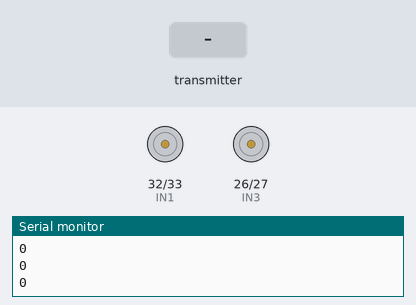
This sketch was run on a simulated ESP32. On the bench: motor-driver pin pairs drawn as motors (green arrow = first pin HIGH = forward, orange = second pin HIGH = backward, longer = more drive, scaled by the enable pin), the last lines printed to the serial monitor. The inputs (shaded band) are chosen by the test bench.

Above: at 1.2 s.
1.3 s: the transmitter starts sending cmd = 1
At 2.4 s:
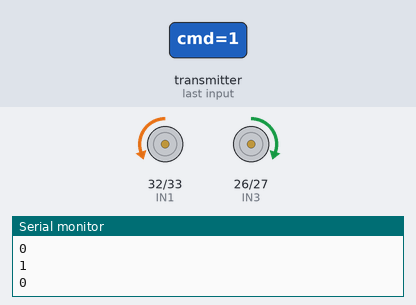
2.8 s: the transmitter starts sending spid = 1
At 3.7 s:
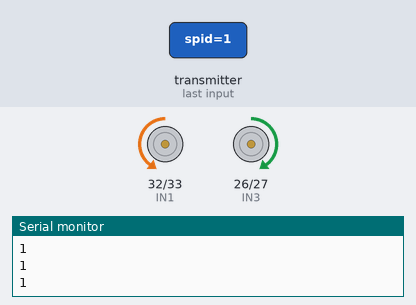
4.3 s: the transmitter starts sending cmd = 0
At 4.8 s:
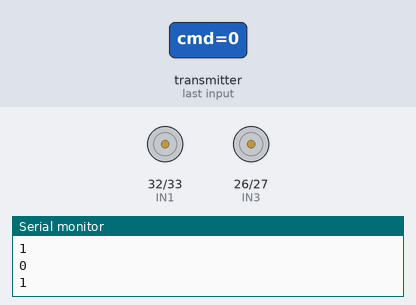
5.8 s: the transmitter starts sending spid = 0
Timing chart, 0 to 8.3 s (numbered marks = the images above; inputs shaded):
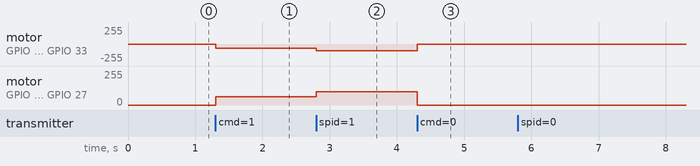

Measured:
- after the input at 1.3 s, motor on GPIO 32 (IN1) / GPIO 33 (IN2): stopped → backward 62/255 at once; motor on GPIO 26 (IN3) / GPIO 27 (IN4): stopped → forward 62/255 at once
- after the input at 2.8 s, motor on GPIO 32 (IN1) / GPIO 33 (IN2): backward 62/255 → backward 100/255 at once; motor on GPIO 26 (IN3) / GPIO 27 (IN4): forward 62/255 → forward 100/255 at once
- after the input at 4.3 s, motor on GPIO 32 (IN1) / GPIO 33 (IN2): backward 100/255 → stopped at once; motor on GPIO 26 (IN3) / GPIO 27 (IN4): forward 100/255 → stopped at once

The sketch:

receiver.ino
```cpp
#include <analogWrite.h>

//This is a code of receiver

#include <esp_now.h>
#include <WiFi.h>

// Define variables to store incoming readings
// structure type should match with senders data
typedef struct struct_message {
  int x,y,cmd;
  int spid;
} struct_message;

// Create a structured object in which we will store incoming values
struct_message myData;

struct_message incomingReadings;

esp_now_peer_info_t peerInfo;

// Callback when data is received
void OnDataRecv(const uint8_t * mac, const uint8_t *incomingData, int len) {
  memcpy(&myData, incomingData, sizeof(myData));
  Serial.print("Bytes received: ");
  Serial.println(len);
  Serial.println(myData.spid);

}

// Use appropriate pins from the Notion ESP32 resources
const int ENA = 18;
const int IN1 = 32;
const int IN2 = 33;
const int ENB = 13;
const int IN3 = 26;
const int IN4 = 27;

void setup() {
  // Init Serial Monitor
  Serial.begin(115200);

    Serial.println("setup stareted");
  // initialize pins as an output.
  pinMode(ENA, OUTPUT);
  pinMode(IN1, OUTPUT);
  pinMode(IN2, OUTPUT);
  pinMode(ENB, OUTPUT);
  pinMode(IN3, OUTPUT);
  pinMode(IN4, OUTPUT);

  // Set device as a Wi-Fi Station
  WiFi.mode(WIFI_STA);

  // Init ESP-NOW
  if (esp_now_init() != ESP_OK) {
    Serial.println("Error initializing ESP-NOW");
    return;
  }

  // Register for a callback function that will be called when data is received
  esp_now_register_recv_cb(OnDataRecv);
}


void loop() {

  // Set values that are received
  int value = myData.cmd;
  int spdlvl = myData.spid;

  Serial.println(value);
  Serial.println(spdlvl);

  /*
  In the Joystick(transmitter) we mapped the speed output from (0->4095) to (0->5).
  We will now map the speed back to generate PWM
  */
  int spd = map(spdlvl,1,5,100,255);

  if(value==0){
      digitalWrite(IN1, LOW);
      digitalWrite(IN2, LOW);
      digitalWrite(IN3, LOW);
      digitalWrite(IN4, LOW);
      analogWrite(ENA, spd);
      analogWrite(ENB, spd);
    }
    else if(value==1){
      digitalWrite(IN1, LOW);
      digitalWrite(IN2, HIGH);
      digitalWrite(IN3, HIGH);
      digitalWrite(IN4, LOW);
      analogWrite(ENA, spd);
      analogWrite(ENB, spd);
    }
    else if(value==2){
      digitalWrite(IN1, HIGH);
      digitalWrite(IN2, LOW);
      digitalWrite(IN3, LOW);
      digitalWrite(IN4, HIGH);
      analogWrite(ENA, spd);
      analogWrite(ENB, spd);
    }
    else if(value==3){
      digitalWrite(IN1, HIGH);
      digitalWrite(IN2, LOW);
      digitalWrite(IN3, HIGH);
      digitalWrite(IN4, LOW);
      analogWrite(ENA, spd);
      analogWrite(ENB, spd);

    }
    else if(value==4){
      digitalWrite(IN1, LOW);
      digitalWrite(IN2, HIGH);
      digitalWrite(IN3, LOW);
      digitalWrite(IN4, HIGH);
      analogWrite(ENA, spd);
      analogWrite(ENB, spd);
    }
  delay(100);
}
```
